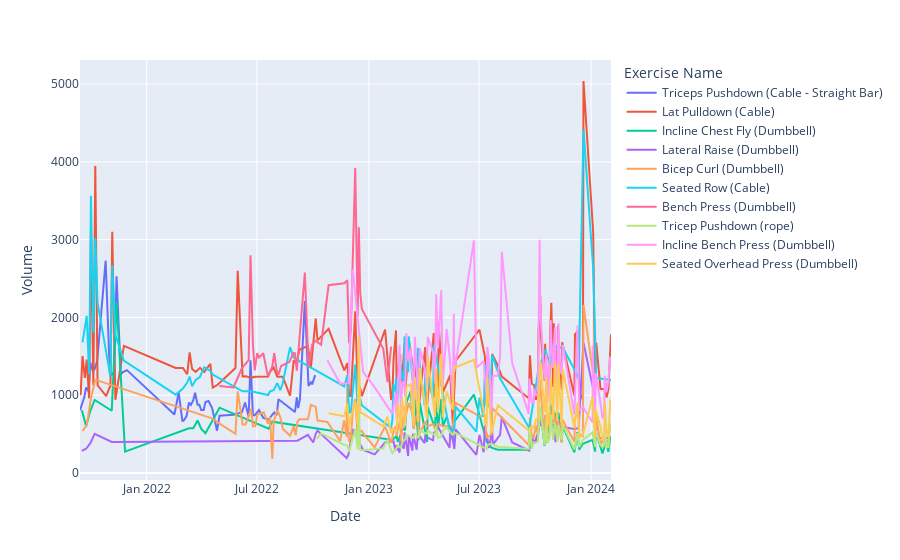

Notebook source saved alongside this figure:
### Code cell
dsm_top_exercises = (
    dsm_data['Exercise Name']
    .value_counts()
    .head(10)
    .index
)
dsm_t10 = dsm_volume[dsm_volume['Exercise Name'].isin(dsm_top_exercises)]


fig = px.line(dsm_t10, x='Date', y='Volume', color='Exercise Name')
fig.show()
